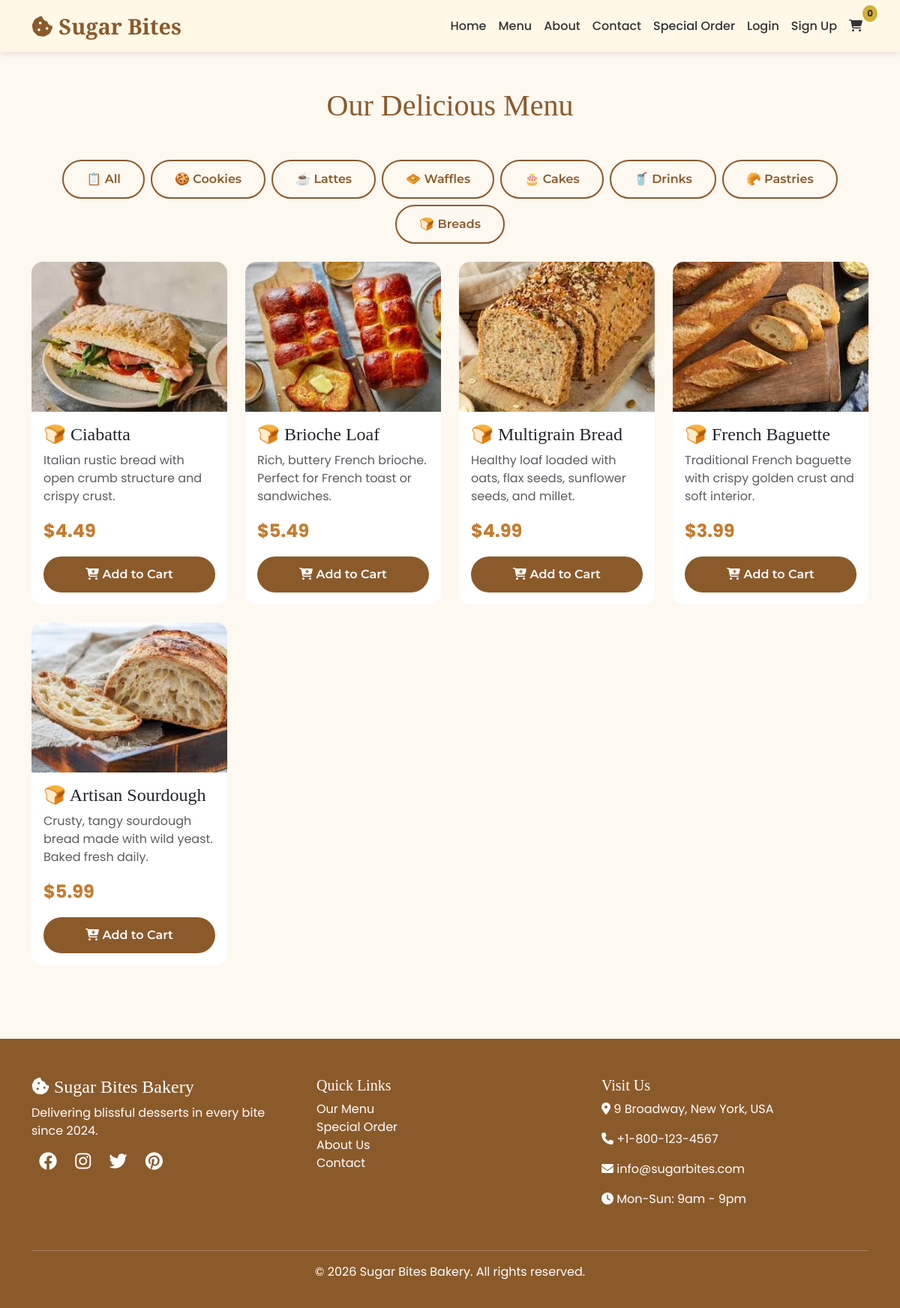
/menu/?category=breads, run on the app's committed database.
### bakery/models.py (models this page shows, shortened)
class Product(models.Model):
    CATEGORY_CHOICES = [
        ('cookies', '🍪 Cookies'),
        ('lattes', '☕ Lattes'),
        ('waffles', '🧇 Waffles'),
        ('cakes', '🎂 Cakes'),
        ('drinks', '🥤 Drinks'),
        ('pastries', '🥐 Pastries'),    # NEW
        ('breads', '🍞 Breads'),         # NEW
    ]
    name = models.CharField(max_length=200)
    category = models.CharField(max_length=20, choices=CATEGORY_CHOICES)
    description = models.TextField()
    price = models.DecimalField(max_digits=10, decimal_places=2)
    image = models.ImageField(upload_to=get_product_image_path, blank=True, null=True)
    is_best_seller = models.BooleanField(default=False)
    stock = models.IntegerField(default=10)
    created_at = models.DateTimeField(auto_now_add=True)
    def get_category_icon(self):
        icons = {
            'cookies': '🍪',
            'lattes': '☕',
            'waffles': '🧇',
            'cakes': '🎂',
            'drinks': '🥤',
            'pastries': '🥐',
            'breads': '🍞',
        }
        return icons.get(self.category, '📦')
    class Meta:
        ordering = ['-created_at']

### bakery/views.py (the view)
# urls.py: path('menu/', views.menu, name='menu'),
def menu(request):
    category = request.GET.get('category')
    if category:
        products = Product.objects.filter(category=category)
    else:
        products = Product.objects.all()
    return render(request, 'bakery/menu.html', {'products': products})

### bakery/context_processors.py (called while the page is built)
def cart_count(request):
    cart = request.session.get('cart', {})
    count = sum(item['quantity'] for item in cart.values())
    return {'cart_count': count}

### bakery/templates/bakery/menu.html (shortened to what this page needs)
{% extends 'bakery/base.html' %}
{% block content %}
<div class="container py-5">
    <h1 class="text-center mb-5" style="color: var(--warm-brown);">Our Delicious Menu</h1>
    <div class="row mb-4">
        <div class="col-md-12">
            <div class="d-flex flex-wrap gap-2 justify-content-center">
                <a href="/menu/" class="btn btn-outline-primary">📋 All</a>
                <a href="/menu/?category=cookies" class="btn btn-outline-primary">🍪 Cookies</a>
                <a href="/menu/?category=lattes" class="btn btn-outline-primary">☕ Lattes</a>
                <a href="/menu/?category=waffles" class="btn btn-outline-primary">🧇 Waffles</a>
                <a href="/menu/?category=cakes" class="btn btn-outline-primary">🎂 Cakes</a>
                <a href="/menu/?category=drinks" class="btn btn-outline-primary">🥤 Drinks</a>
                <a href="/menu/?category=pastries" class="btn btn-outline-primary">🥐 Pastries</a>
                <a href="/menu/?category=breads" class="btn btn-outline-primary">🍞 Breads</a>
            </div>
        </div>
    </div>
    <div class="row g-4">
        {% for product in products %}
        <div class="col-md-4 col-lg-3">
            <div class="card product-card h-100">
                <a href="/product/{{ product.id }}/">
                    {% if product.image %}
                        <img src="{{ product.image.url }}" class="card-img-top" alt="{{ product.name }}" style="height: 200px; object-fit: cover;">
                    {% else %}
                        <img src="https://images.unsplash.com/photo-1499636136210-6f4ee915583e?w=400" class="card-img-top" alt="{{ product.name }}" style="height: 200px; object-fit: cover;">
                    {% endif %}
                </a>
                <div class="card-body">
                    <a href="/product/{{ product.id }}/" style="text-decoration: none; color: inherit;">
                        <h4>{{ product.get_category_icon }} {{ product.name }}</h4>
                    </a>
                    <p class="text-muted">{{ product.description|truncatewords:12 }}</p>
                    <div class="price">${{ product.price }}</div>
                    <button class="btn btn-primary mt-3 w-100" onclick="addToCart({{ product.id }}, '{{ product.name }}', {{ product.price }})">
                        <i class="fas fa-cart-plus"></i> Add to Cart
                    </button>
                </div>
            </div>
        </div>
        {% empty %}
        <div class="col-12 text-center">
            <p>No products available yet.</p>
        </div>
        {% endfor %}
    </div>
</div>
{% endblock %}

### bakery/templates/bakery/base.html (style rules this page uses)
:root { --warm-brown: #8B5A2B; --cream: #FFF8E7; --gold: #D4AF37; --dark-gray: #333333; --light-cream: #FDF8F0; --honey: #F0A500; --caramel: #C47B2E; }
* { font-family: 'Poppins', sans-serif; }
h1, h2, h3, h4, h5, h6 { font-family: 'Playfair Display', serif; }
.btn { font-family: 'Montserrat', sans-serif; }
body { background-color: var(--light-cream); color: var(--dark-gray); }
.btn-primary { background-color: var(--warm-brown); border: none; padding: 12px 30px; border-radius: 30px; font-weight: 600; transition: transform 0.3s, box-shadow 0.3s; position: relative; overflow: hidden; }
.btn-outline-primary { border: 2px solid var(--warm-brown); color: var(--warm-brown); padding: 12px 30px; border-radius: 30px; font-weight: 600; transition: all 0.3s; }
.category-card, .product-card { border: none; border-radius: 15px; overflow: hidden; transition: all 0.4s cubic-bezier(0.2, 0.9, 0.4, 1.1); background: white; animation: cardSlideUp 0.5s ease-out backwards; }
.product-card img { height: 200px; object-fit: cover; animation: imageFadeIn 0.6s ease-out; }
.price { font-size: 1.5rem; font-weight: 700; color: var(--caramel); transition: all 0.3s ease; display: inline-block; }
body > div:not(.navbar):not(footer) { animation: pageFadeIn 0.6s cubic-bezier(0.2, 0.9, 0.4, 1.1); }
.product-card:nth-child(1) { animation-delay: 0.05s; }
html { scroll-behavior: smooth; }

### data on the page
Product: image (picture), get_category_icon "🍞", name "Ciabatta", description "Italian rustic bread with open crumb structure and crispy crust.", price "4.49"
Product: image (picture), get_category_icon "🍞", name "Brioche Loaf", description "Rich, buttery French brioche. Perfect for French toast or sandwiches.", price "5.49"
Product: image (picture), get_category_icon "🍞", name "Multigrain Bread", description "Healthy loaf loaded with oats, flax seeds, sunflower seeds, and millet.", price "4.99"
Product: image (picture), get_category_icon "🍞", name "French Baguette", description "Traditional French baguette with crispy golden crust and soft interior.", price "3.99"
Product: image (picture), get_category_icon "🍞", name "Artisan Sourdough", description "Crusty, tangy sourdough bread made with wild yeast. Baked fresh daily.", price "5.99"
